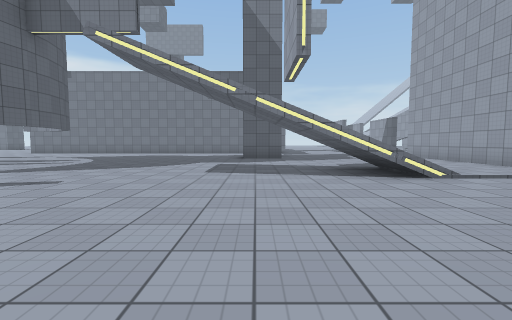
view 1 (above)

17 first-person views from a walk through a 3-D level made in the Unity game engine. The camera is 1.3 m above the floor, tilts 4° down and sees 90° across. The floor is counted in squares, 2 m on a side. Each view is taken from the middle of a square. On the plan, view 1 faces up. The plan holds only what a view shows up to about 9 squares ahead; the rest is blank. The place goes on beyond the plan. The player character is not drawn. Surface patterns are stand-ins for the level's own textures.

view 2
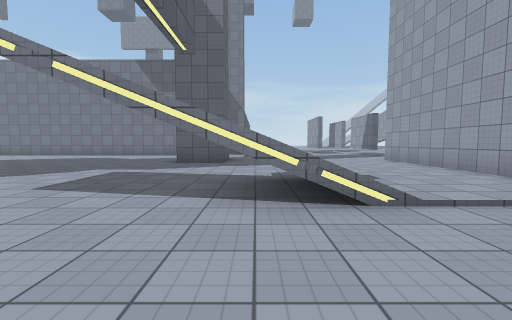

view 3
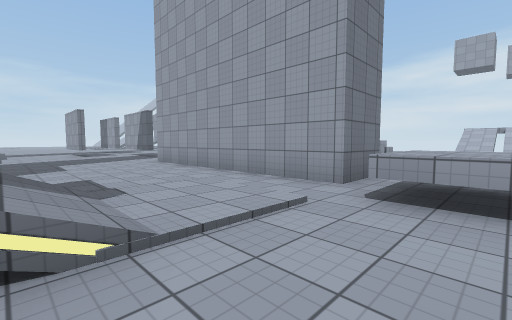

view 4
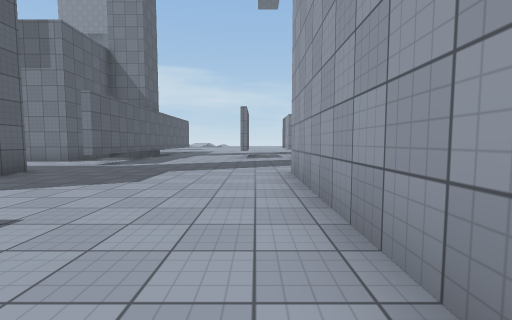

view 5
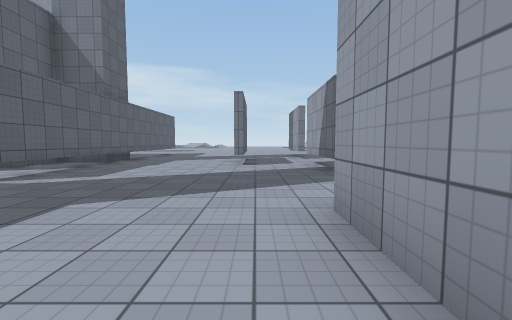

view 6
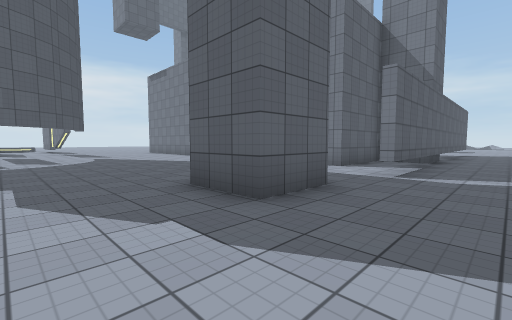

view 7
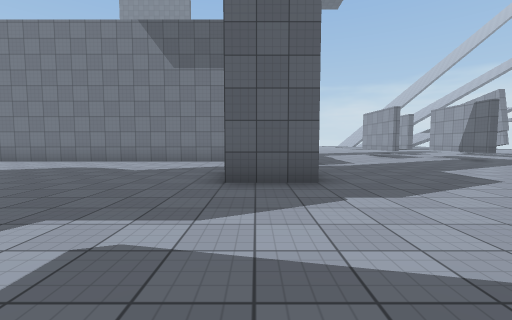

view 8
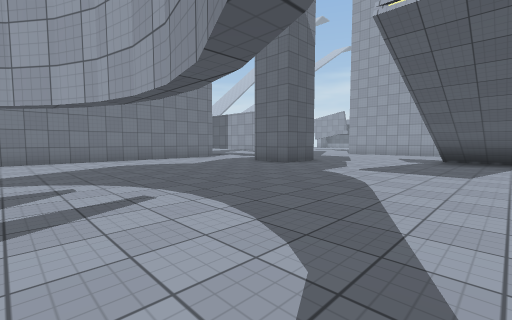

view 9
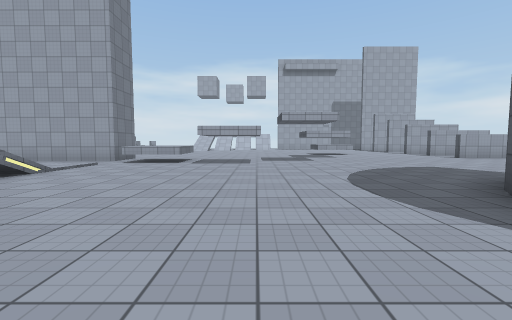

view 10
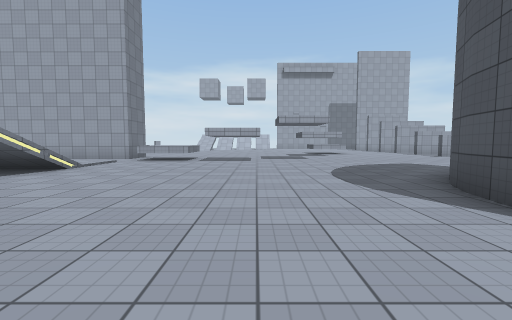

view 11
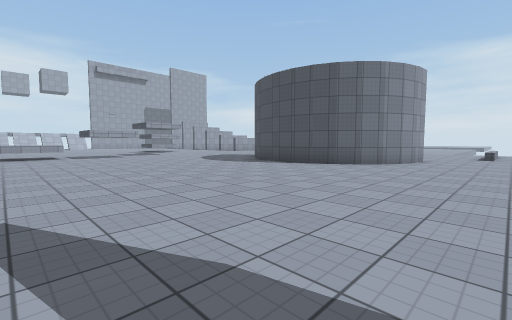

view 12
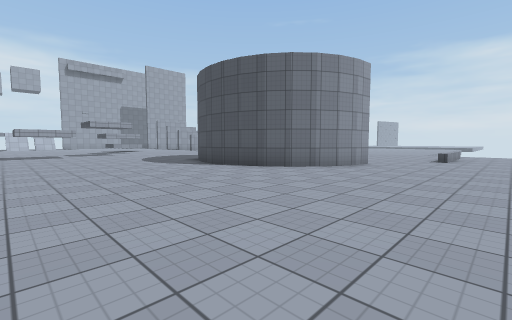

view 13
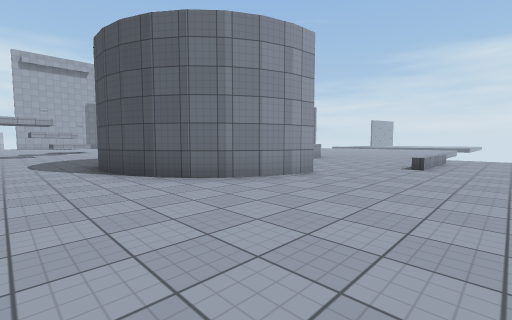

view 14
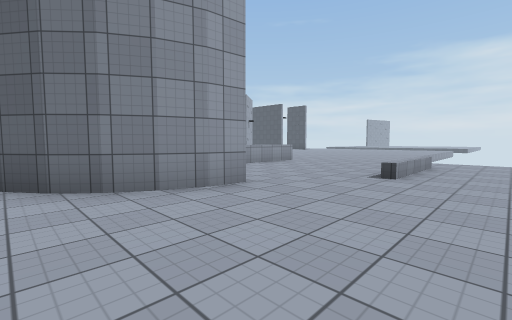

view 15
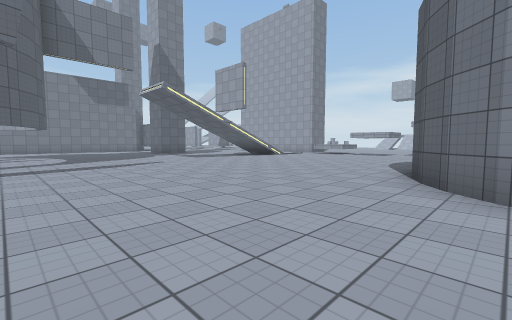

view 16
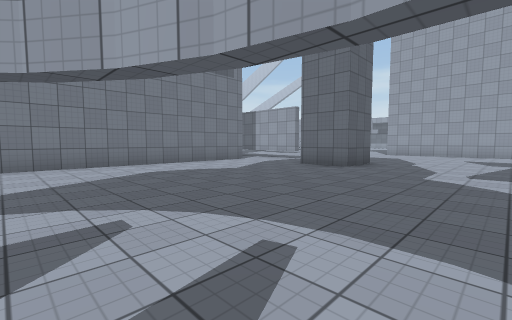

view 17
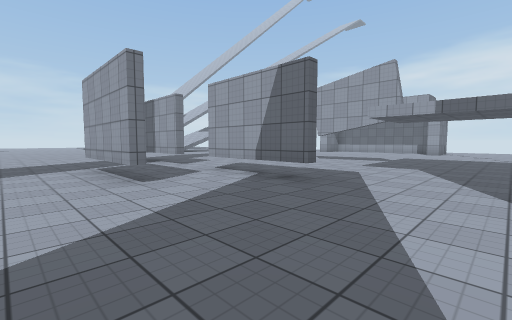

### Floor plan
Key: @ floor where view 1 was taken; # wall or solid block; . main floor; : floor 0.25 m higher than the main floor; / step, stairs or slope; = window, fence, low wall or low ledge; ^ raised ledge; T thing the floor can be seen under or through.
Columns run from 7 left of view 1 to 15 right of it. Each row starts with its distance up from view 1.
 23            ..
 22            ...
 21            ... #
 20           .....#
 19         #......#.
 18         #....#....
 17       ###....#.T...
 16       #.#......T....
 15 #######.#......T.....
 14 ........#.............
 13 .......................
 12 .......................
 11 .......##.....#
 10 .......##.....#
  9 ..............#
  8 ..............#
  7 ..............#
  6 ......../ /::.#
  5 ........#//::.##
  4 .............^^.
  3 .............^^.
  2 ...............
  1 ............
  0 .......@....
 -1 ...............
 -2 ...............
 -3 ....######.....
 -4 ....#     .....
 -5 ...##     .....
 -6 .....      ....
 -7 ......      ...
 -8 ..=...=      ..
 -9 ..=...^
-10 ..=...^
-11 .....
-12 ....

Positions as (right, up) in squares from view 1, and headings:
1: (0, 0), facing up
2: (2, 2), facing up
3: (3, 3), facing up-right
4: (6, 6), facing up
5: (6, 9), facing up
6: (3, 8), facing up-left
7: (0, 6), facing up
8: (-7, 5), facing up-right
9: (-2, 0), facing right
10: (-3, 0), facing right
11: (-6, 4), facing down-right
12: (-7, 2), facing down-right
13: (-7, -1), facing down-right
14: (-7, -3), facing down-right
15: (-7, -4), facing up-right
16: (-7, 7), facing up-right
17: (4, 12), facing up-right
